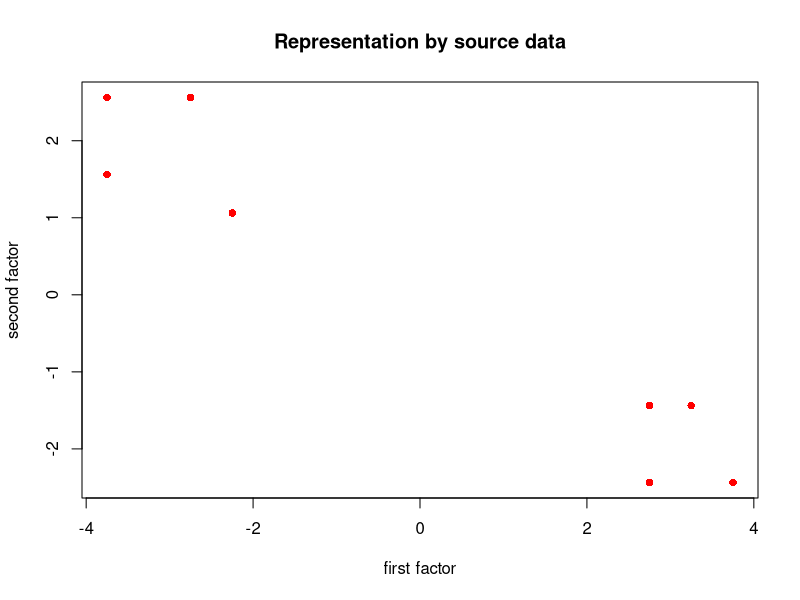
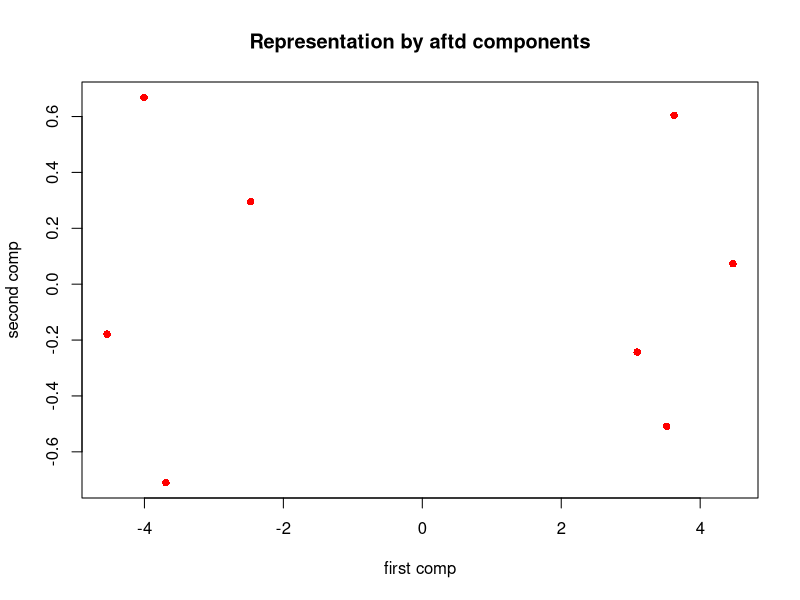

These figures' R source, in order:
# The aim of this exercice is to understand the process AFTD

#Help Function
IngoreNegativeEigenVal <- function(eigenVal){
  n <- length(eigenVal)
  for (i in 1:n)
  {
    if(eigenVal[i]< 0)
    {
      eigenVal[i] <- 0
    }
  }
  return (eigenVal)
}

#Source Data
data <- matrix(c(8.5,1.5,3.5,5.0,2.0,6.5,9.5,1.5,8.5,2.5,3.0,6.5,9.0,2.5,2.0,5.5),nrow=8,byrow=T)
n <- dim(data)[1]

data <- scale(data,center=T,scale =F)

#Question 01 calcul the distance matrix D2 related to data
Dis <- dist(data,method = "euclidean")
Dis <- as.matrix(Dis)
Dis <- Dis^2


#Qustion 02 calcul the covariance matrix from source data and from distance matrix
#From source data
W <- data %*% t(data)

#From distance data
Un <- matrix(1,nrow = n,ncol =n)
Qn <- diag(n) - Un/n

W_dis <- -0.5 * Qn %*% Dis %*% Qn

#The W and W_dis are the same

#Question 03 ,Question 04
#Diagonalize the W
eigen <- eigen(W/n)
B <- eigen$vectors
eigenVal <- eigen$values
#The 7th and 8th eigen values are negative,so this is not SDP

#normalize the matrix B
B <- B * sqrt(n)


#Question 05
#The negative eigen values are very small,so we can ignore them
eigenVal <- IngoreNegativeEigenVal(eigenVal)
L <- diag(eigenVal)

C <- B %*% sqrt(L)

#Question 06 
png("./graphic/Ex1_Q6_reps_src.png")
plot(data,main="Representation by source data",xlab="first factor",ylab="second factor",col="red",pch=16)
dev.off()

png("./graphic/Ex1_Q6_reps_aftd.png")
plot(C[,1],C[,2],main="Representation by aftd components",xlab="first comp",ylab="second comp",col="red",pch=16)
dev.off()

#Question 07 
aftd <- function(Dis)
{
  aftd <- list()
  
  n <- dim(Dis)[1]
  Un <- matrix(1,nrow = n,ncol =n)
  Qn <- diag(n) - Un/n
  
  W <- -0.5 * Qn %*% Dis %*% Qn
  
  eigen <- eigen(W/n)
  B <- eigen$vectors
  eigenVal <- eigen$values
  B <- B * sqrt(n)
  
  eigenVal <- IngoreNegativeEigenVal(eigenVal)
  L <- diag(eigenVal)
  
  C <- B %*% sqrt(L)
  
  aftd$scores <- C
  
  #Calcul the Quality
  quality <- rep(0,length = n)
  total <- sum(eigenVal)
  for (i in 1:n)
  {
    part <- 0
    for (j in 1:i)
    {
      part <- part + eigenVal[j] 
    }
    quality[i] <- part/total
  }
  
  aftd$quality <- quality
  
  return(aftd)   
}









